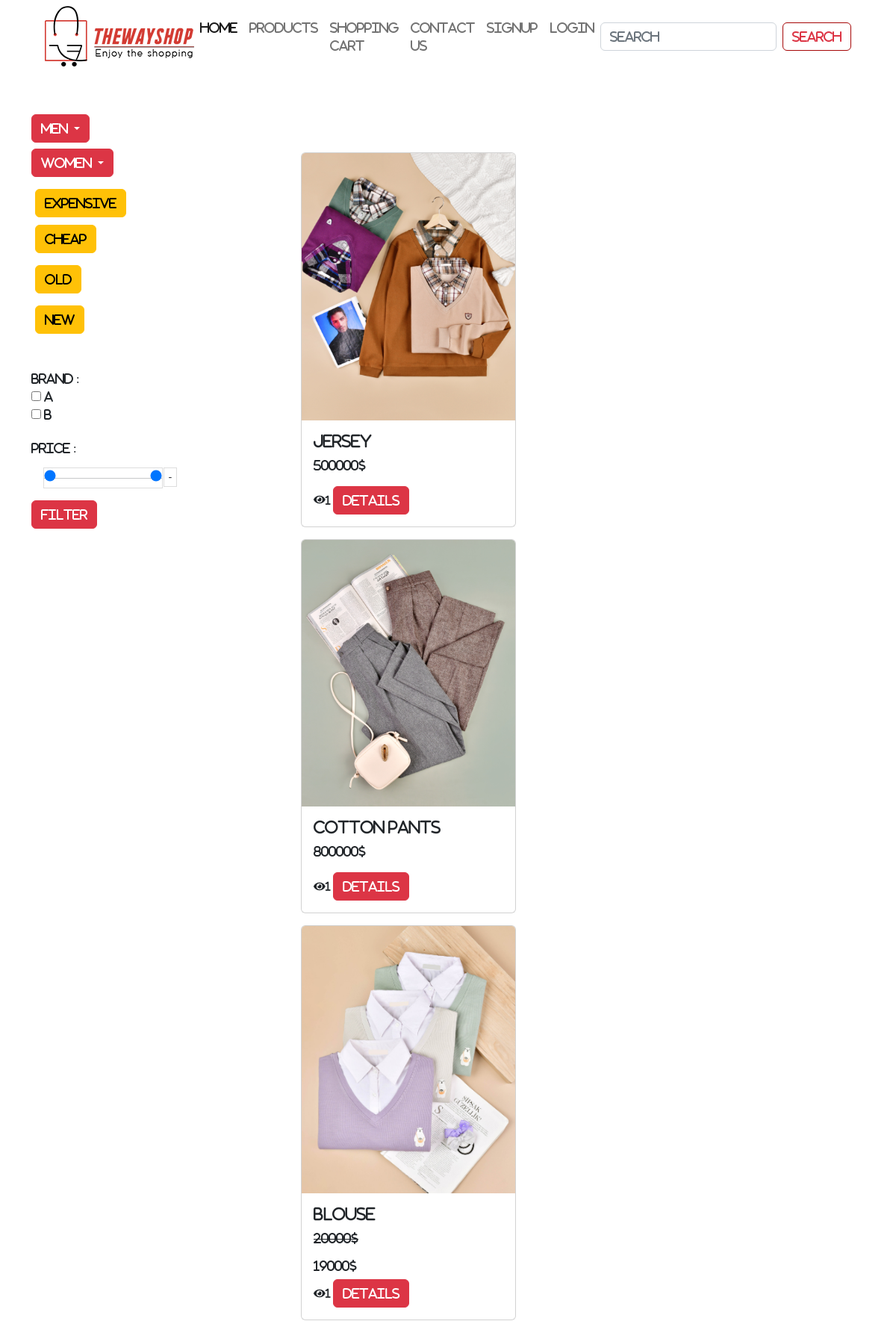
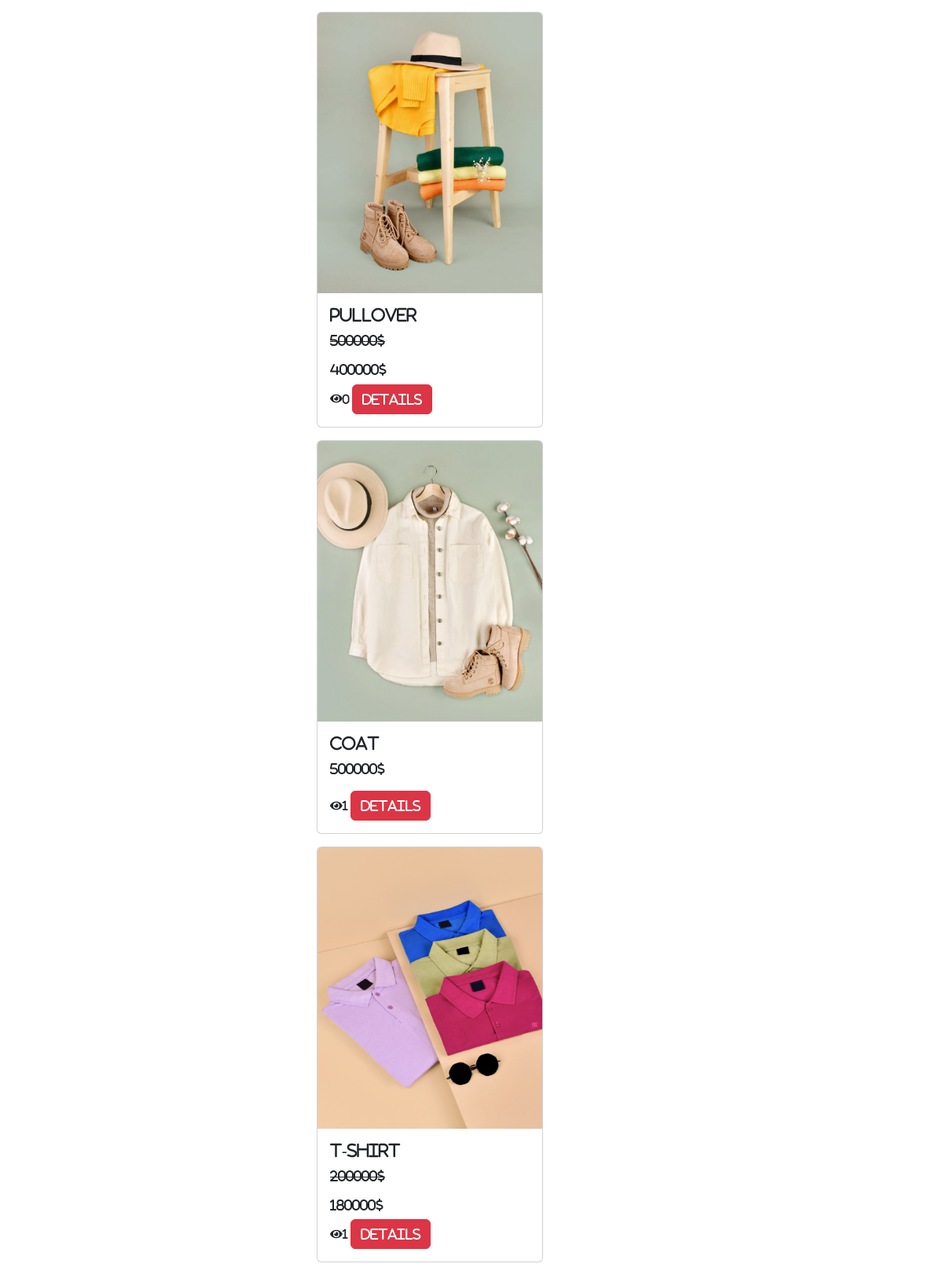
Screenshot of /products/ (upper part) with the database file from the repository (2 pictures, top to bottom).
### home/models.py (models this page shows, shortened)
class Category(models.Model):
    sub_category = models.ForeignKey('self', on_delete=models.CASCADE,blank=True,null=True,related_name='sub')
    sub_cat = models.BooleanField(default=False)
    name = models.CharField(max_length=50)
    create = models.DateTimeField(auto_now_add=True)
    update = models.DateTimeField(auto_now=True)
    image = models.ImageField(upload_to='category/')
    slug = models.SlugField(blank=True,null=True,allow_unicode=True,unique=True)
    def get_absolute_url(self):
         return reverse('home:category', args=[self.id,self.slug])

class Product(models.Model):
    VARIANT=(
        ('None','none'),
        ('Color','color'),
        ('Size','size'),
        ('both','Both'),
    )
    category = models.ManyToManyField(Category,blank=True)
    name = models.CharField(max_length=50)
    image = models.ImageField(upload_to='product/')
    amount = models.PositiveIntegerField()
    information = models.TextField(blank=True,null=True)
    available = models.BooleanField(default=True)
    unit_price = models.PositiveIntegerField()
    discount = models.PositiveIntegerField(blank=True,null=True)
    total_price = models.PositiveIntegerField(blank=True,null=True)
    create = models.DateTimeField(auto_now_add=True)
    update = models.DateTimeField(auto_now=True)
    status = models.CharField(choices=VARIANT,blank=True,null=True,max_length=10)
    tags = TaggableManager(blank=True)
    like = models.ManyToManyField(User,blank=True,related_name='product_like')
    total_like = models.PositiveIntegerField(default=0)
    dislike = models.ManyToManyField(User,blank=True,related_name='product_dislike')
    total_dislike = models.PositiveIntegerField(default=0)
    favorite = models.ManyToManyField(User,blank=True,related_name='fa_user')
    brand = models.ForeignKey('brand',on_delete=models.CASCADE,null=True,blank=True)
    view = models.ManyToManyField(User,blank=True,related_name='product_view')
    num_view = models.PositiveIntegerField(default=0)
    @property
    def total_price(self):
        if not self.discount:
            return self.unit_price
        elif self.discount:
            total = (self.discount * self.unit_price)/100
            return int(self.unit_price - total)
        return self.total_price
    def total_like(self):
        return self.like.count()
    def total_dislike(self):
        return self.dislike.count()
    def get_absolute_url(self):
        return reverse('home:details',args=[self.id])

### home/views.py (the view)
# urls.py: path('products/',views.all_products,name='products'),
def all_products(request,id = None,slug=None):
    products = Product.objects.all()
    min = Product.objects.aggregate(unit_price=Min('unit_price'))
    min_price = int(min['unit_price'])
    max = Product.objects.aggregate(unit_price=Max('unit_price'))
    max_price = int(max['unit_price'])
    filter = ProductsFilter(request.GET,queryset=products)
    products = filter.qs
    paginator = Paginator(products,6)
    page_num = request.GET.get('page')
    page_obj = paginator.get_page(page_num)
    category = Category.objects.filter(sub_cat = False)
    search_form = Search()
    if id and slug:
        data = Category.objects.get(id=id, slug=slug)
        page_obj = Product.objects.filter(category=data)
    return render(request,'home/products.html',{'products':page_obj,'category':category,'filter':filter,'min_price':min_price,'max_price':max_price})

### home/models.py (called while the page is built)
    def __str__(self):
        return self.name

### home/templates/home/products.html (shortened to what this page needs)
{% extends '_base.html' %}
{% load thumbnail %}
{% load static %}
{% block css %}
    <link rel="stylesheet" href="{% static 'home/products.css' %}">{% endblock %}
{% block body %}
    <div class="container mt-5 product-options">
        <div class="col-3">
            {% for data in category %}
            <div class="btn-group me-5 mt-2">
                <button type="button" class="btn btn-danger dropdown-toggle" data-bs-toggle="dropdown"
                        aria-expanded="false">
                    <a href="{{ data.get_absolute_url }}" style="color: #fff">{{ data.name }}</a>
                </button>
            </div>
        {% endfor %}
        <form class="input-form mt-3 col-9">
            <input type="submit" name="price" value="expensive" class="btn btn-warning">
            <input type="submit" name="price" value="cheap" class="btn btn-warning">
            <input type="submit" name="create" value="old" class="btn btn-warning mt-3">
            <input type="submit" name="create" value="new" class="btn btn-warning mt-3">
        </form>
        </div>
        <div class="filter">
                <form class="multi-range-field my-5 pb-5 product-filter">
            <div>
                <label for="">Brand :
                {{ filter.form.brand }}
            </label>
            </div>
                    <br>
            <h6>Price : </h6>
            <div class="multi-range">
                <hr>
            </div>
            <button type="submit" class="btn btn-danger">Filter</button>
        </form>
            </div>
    </div>
    <div class="container mt-5">
            <div class="col-6">
                <div class="products card-group" style="display: flex;justify-content: space-around">
                    {% for product in products %}
                        <div class="row row-cols-1 row-cols-md-2 g-4">
                            <div class="col-lg-6 col-12">
                                <div class="card  me-2 mb-3" style="width: 18rem;">
                                    {% thumbnail product.image '500x500' as img %}
                                        <img src="{{ img.url }}" class="card-img-top" alt="{{ product.name }}"
                                             title="{{ product.name }}">
                                    {% endthumbnail %}
                                    <div class="card-body">
                                        <h5 class="card-title">{{ product.name }}</h5>
                                        {% if product.discount %}
                                            <p class="card-text"
                                               style="text-decoration: line-through">{{ product.unit_price }}$</p>
                                            <h6>{{ product.total_price }}$</h6>
                                        {% else %}
                                            <p>{{ product.unit_price }}$</p>
                                        {% endif %}
                                        <small> <i class="fa fa-eye" aria-hidden="true"></i>{{ product.num_view }}
                                        </small>
                                        <a href="{{ product.get_absolute_url }}" class="btn btn-danger">Details</a>
                                    </div>
                                </div>
                            </div>
                        </div>
                    {% endfor %}
                </div>
            </div>
    </div>
{% endblock %}

### home/static/home/products.css (style rules this page uses)
* { margin: 0; padding: 0; }
.products { position: relative; top: -600px; left: 500px; }
.multi-range, .multi-range * { box-sizing: border-box; padding: 0; margin: 0; }
.multi-range { position: relative; width: 160px; height: 28px; margin: 16px; border: 1px solid #ddd; font-family: monospace; }
.multi-range > hr { position: absolute; width: 100%; top: 50%; }
.multi-range::after { content: attr(data-lbound) ' - ' attr(data-ubound); position: absolute; top: 0; left: 100%; white-space: nowrap; display: block; padding: 0px 4px; margin: -1px 2px; height: 26px; width: auto; border: 1px solid #ddd; font-size: 13px; line-height: 26px; }
.input-form input { flex-direction: column; display: flex; margin: 10px 5px; }
@media (max-width: 1421px) { .products { left: 230px; } }

### static/footerstyle.css (style rules this page uses)
* { padding: 0; margin: 0; font-family: FontAwesome; }
a { text-decoration: none; }

### rows the page displays
Category: name "Men"
Category: name "Women"
Product: shows a picture, name "Jersey", unit_price "500000", num_view "1"
Product: shows a picture, name "Cotton pants", unit_price "800000", num_view "1"
Product: shows a picture, name "blouse", unit_price "20000", total_price "19000", num_view "1"
Product: shows a picture, name "Pullover", unit_price "500000", total_price "400000", num_view "0"
Product: shows a picture, name "Coat", unit_price "500000", num_view "1"
Product: shows a picture, name "T-shirt", unit_price "200000", total_price "180000", num_view "1"
